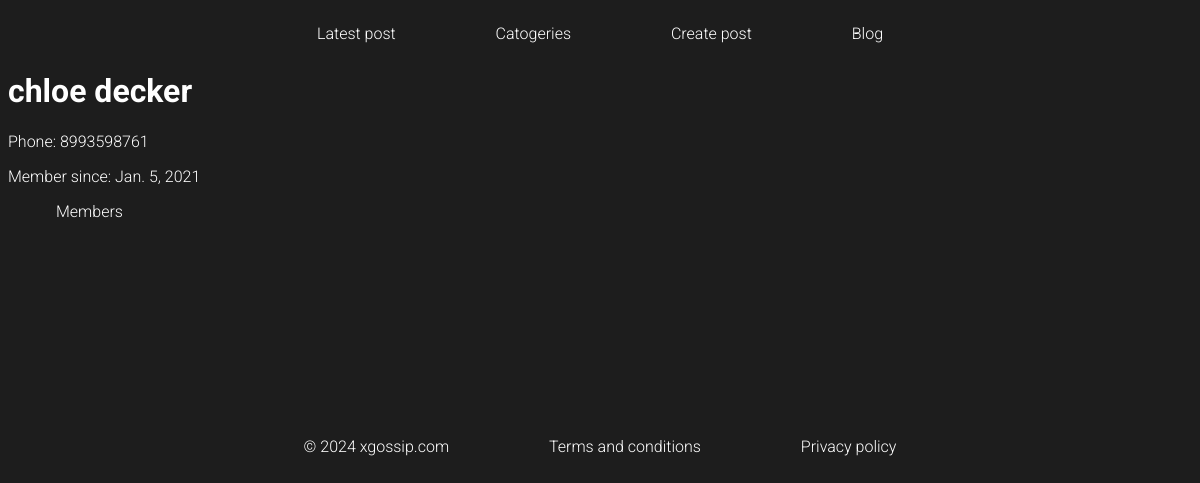
Screenshot of /members/details/2/ with the database file from the repository.
### members/models.py (models this page shows, shortened)
class Member(models.Model):
    firstname = models.CharField(max_length=255)
    lastname = models.CharField(max_length=255)
    phone = models.IntegerField(null=True)
    joined_date = models.DateField(null=True)

### members/views.py (the view)
# urls.py: path('members/details/<int:id>/',views.details,name='details'),
def details(request,id):
    mymembers = Member.objects.get(id=id)
    template = loader.get_template('details.html')
    context = {
        'mymembers':mymembers,
    }
    return HttpResponse(template.render(context,request))

### members/templates/details.html (shortened to what this page needs)
{% extends "master.html" %}
{% block content %}
    <h1> {{mymembers.firstname}} {{mymembers.lastname}} </h1>
    <p>Phone: {{mymembers.phone}}</p>
    <p>Member since: {{mymembers.joined_date}}</p>
    <p><a href="/members">Members</a></p>
{% endblock content %}

### members/templates/master.html (style rules this page uses)
body { background-color:rgb(29,29,29); color:white; font-family: "Roboto", sans-serif; font-weight: 300; font-style: normal; }
a { color: rgb(255, 255, 255); padding: 0.1rem 1rem; gap: 5rem; margin:2rem; text-decoration: none; }

### rows the page displays
Member: firstname "chloe", lastname "decker", phone "8993598761", joined_date "Jan. 5, 2021"
